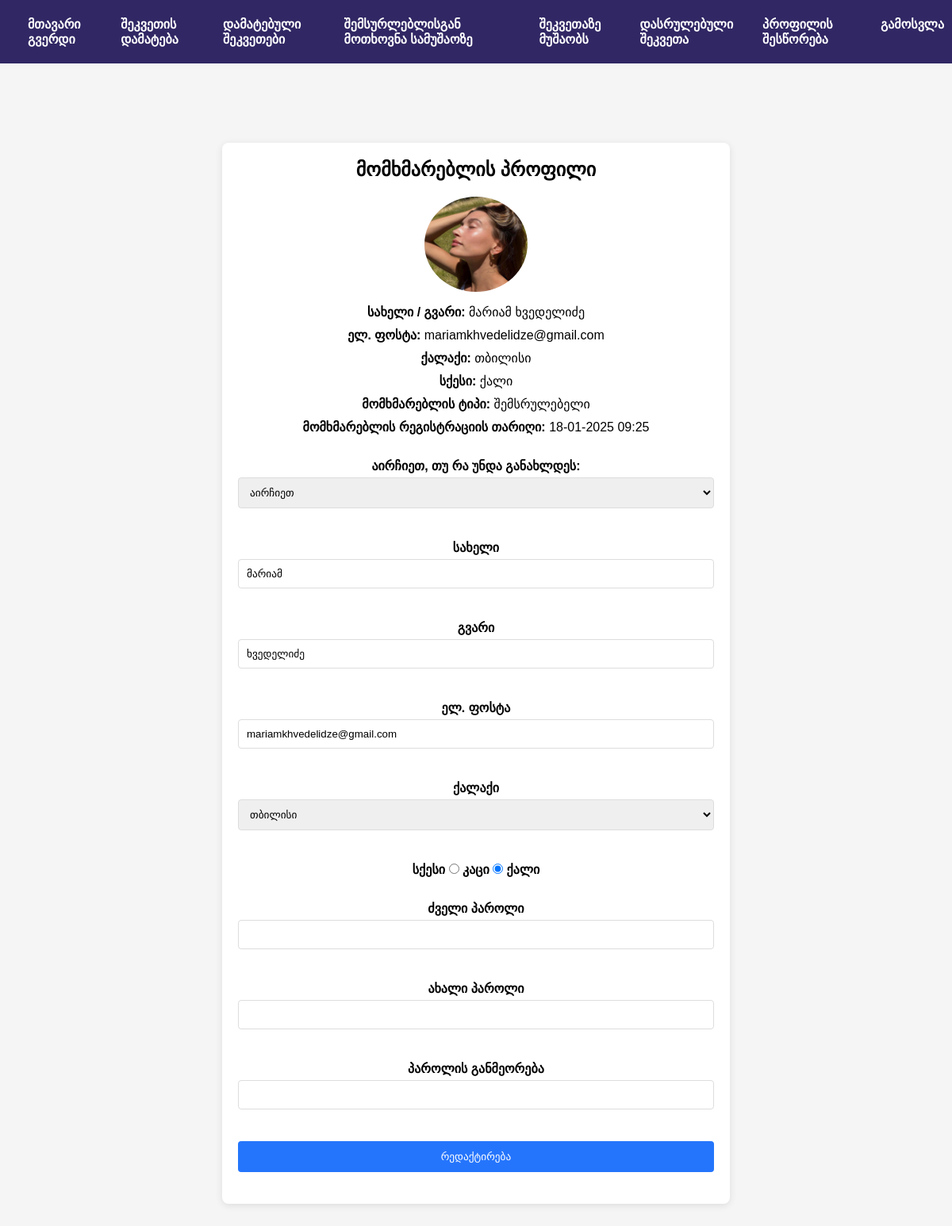
The app's page /public/client_profil.php (signed in) with its own data.
### tables this page shows
CREATE TABLE `users` (
  `id` int(6) UNSIGNED NOT NULL,
  `first_name` varchar(50) NOT NULL,
  `last_name` varchar(50) NOT NULL,
  `email` varchar(100) NOT NULL,
  `password` varchar(255) NOT NULL,
  `gender` varchar(100) NOT NULL,
  `city` varchar(50) NOT NULL,
  `user_type` varchar(100) NOT NULL,
  `created_at` varchar(100) NOT NULL,
  `description` mediumtext NOT NULL DEFAULT '\'თქვენ ჯერ არ გაქვთ თქვენი პროფილი აღწერილი\'',
  `image` varchar(1000) NOT NULL,
  `online` varchar(100) NOT NULL DEFAULT '0'
);

### public/client_profil.php (the view, shortened to what this page needs)
<!DOCTYPE html>
<html lang="ka">
<head>
    <link rel="stylesheet" href="../assets/css/profile.css">
    <link rel="stylesheet" href="../assets/css/header.css">
</head>
<body>
<?php
include_once("../includes/db_conn.php");
$id = $_SESSION['user_id'];
?>
<header>
    <nav>
        <ul>
            <li><a href="client_login.php">მთავარი გვერდი</a></li>
            <li><a href="client_task_add.php">შეკვეთის დამატება</a></li>
            <li><a href="client_added_list.php">დამატებული შეკვეთები</a></li>
            <li><a href="performer_request.php">შემსურლებლისგან მოთხოვნა სამუშაოზე</a></li>
            <li><a href="performer_workingjob.php">შეკვეთაზე მუშაობს</a></li>
            <li><a href="client_profil.php">დასრულებული შეკვეთა</a></li>
            <li><a href="client_profil.php">პროფილის შესწორება</a></li>
            <li><a href="client_login.php?logout=1">გამოსვლა</a></li>
        </ul>
    </nav>
</header>
<div class="profile-container">
    <div class="profile-info">
        <?php
            $select = "SELECT * FROM `users` WHERE id='$id'";
            $result = mysqli_query($conn,$select);
            while($row = mysqli_fetch_assoc($result)){
        ?>
            <h2>მომხმარებლის პროფილი</h2>
            <img class="performer_img" src="../assets/images/<?php echo $row['image']?>">
            <p><strong>სახელი / გვარი: </strong><?php echo $row['first_name']." ".$row['last_name'];?></p>
            <p><strong>ელ. ფოსტა: </strong><?php echo $row['email'];?></p>
            <p><strong>ქალაქი: </strong><?php echo $row['city'];?></p>
            <p><strong>სქესი: </strong><?php echo $row['gender'];?></p>
            <p><strong>მომხმარებლის ტიპი: </strong><?php echo $row['user_type'];?></p>
            <p><strong>მომხმარებლის რეგისტრაციის თარიღი: </strong><?php echo $row['created_at'];?></p>
        <?php
            }
        ?>
    <?php
    $select = "SELECT * FROM `users` WHERE id='$id'";
    $result = mysqli_query($conn,$select);
    $row = mysqli_fetch_assoc($result);
    ?>
        <form method="post" action="performer_profil.php">
    <div class="form-group">
        <label for="update_option">აირჩიეთ, თუ რა უნდა განახლდეს:</label>
        <select id="update_option" name="update_option" required>
            <option value="" hidden>აირჩიეთ</option>
        </select>
    </div>
    <div class="all-info">
        <div class="form-group">
            <label for="last_name">სახელი</label>
            <input type="text" name="first_name" placeholder="სახელი" value="<?php echo $row['first_name']; ?>">
        </div>
        <div class="form-group">
            <label for="last_name">გვარი</label>
            <input type="text" name="last_name" placeholder="გვარი" value="<?php echo $row['last_name']; ?>">
        </div>
        <div class="form-group">
            <label for="last_name">ელ. ფოსტა</label>
            <input type="email" name="email" placeholder="ელ. ფოსტა" value="<?php echo $row['email']; ?>">
        </div>
        <div class="form-group">
            <label for="city">ქალაქი</label>
            <select name="city" required>
                <option value="<?php echo $row['city']; ?>" selected><?php echo $row['city']; ?></option>
            </select>
        </div>
        <div class="form-group">
            <label for="gender">სქესი</label>
            <input type="radio" id="male" name="gender" value="კაცი" <?php echo ($row['gender'] == 'კაცი') ? 'checked' : ''; ?>>
            <label for="male">კაცი</label>
            <input type="radio" id="female" name="gender" value="ქალი" <?php echo ($row['gender'] == 'ქალი') ? 'checked' : ''; ?>>
            <label for="female">ქალი</label>
        </div>
    </div>
    <div class="password-info">
    <div class="form-group">
        <label for="old_password">ძველი პაროლი</label>
        <input type="password" id="old_password" name="old_password">
    </div>
    <div class="form-group">
        <label for="new_password">ახალი პაროლი</label>
        <input type="password" id="new_password" name="new_password">
    </div>
    <div class="form-group">
        <label for="confirm_password">პაროლის განმეორება</label>
        <input type="password" id="confirm_password" name="confirm_password">
    </div>
    </div>
    <div class="form-group">
        <button type="submit" name="update_info" class="btn-submit">რედაქტირება</button>
    </div>
</form>
    </div>
</div>
</body>
</html>

### assets/css/profile.css (style rules this page uses)
body { font-family: 'Arial', sans-serif; background-color: #f5f5f5; }
.profile-container { padding: 40px; display: flex; justify-content: center; }
.profile-info { background-color: white; padding: 20px; border-radius: 8px; width: 100%; max-width: 600px; box-shadow: 0 2px 10px rgba(0, 0, 0, 0.1); text-align: center; }
.profile-info h2 { text-align: center; margin-bottom: 20px; }
.form-group { margin-top: 5%; }
.profile-info p { margin-bottom: 10px; }
.profile-info .form-group { margin-bottom: 20px; }
.profile-info .form-group label { font-weight: bold; }
.btn-submit { background-color: #2575fc; color: white; width: 100%; padding: 12px; border: none; border-radius: 4px; cursor: pointer; transition: background-color 0.3s ease; }
.performer_img, .client_img { margin-bottom: 2%; width: 130px; height: 120px; border-radius: 100%; }
input[type="text"], input[type="email"], input[type="password"], select { width: 100%; padding: 10px; margin: 5px 0 10px; border: 1px solid #ddd; border-radius: 4px; box-sizing: border-box; }

### assets/css/header.css (style rules this page uses)
* { margin: 0; padding: 0; }
header { display: flex; justify-content: flex-end; align-items: center; padding: 10px; background-color: #302764; height: 60px; }
header nav ul { list-style-type: none; margin: 0; padding: 0; display: flex; }
header nav ul li { margin-left: 25px; }
header nav ul li a { color: white; text-decoration: none; font-size: 16px; font-weight: bold; }

### records on screen
users: image (picture), first_name "მარიამ", last_name "ხვედელიძე", email "mariamkhvedelidze@gmail.com", city "თბილისი", gender "ქალი", user_type "შემსრულებელი", created_at "18-01-2025 09:25", gender "☐ კაცი", gender "☑ ქალი"
